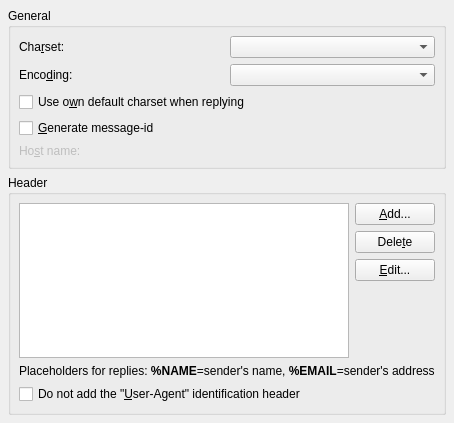
<ui version="4.0" >
 <author>Volker Krause &lt;volker.krause@rwth-aachen.de></author>
 <class>KNode::PostNewsTechnicalWidgetBase</class>
 <widget class="KCModule" name="PostNewsTechnicalWidgetBase" >
  <property name="geometry" >
   <rect>
    <x>0</x>
    <y>0</y>
    <width>410</width>
    <height>423</height>
   </rect>
  </property>
  <layout class="QVBoxLayout" >
   <property name="margin" >
    <number>8</number>
   </property>
   <property name="spacing" >
    <number>6</number>
   </property>
   <item>
    <widget class="QGroupBox" name="groupBox" >
     <property name="title" >
      <string>General</string>
     </property>
     <layout class="QGridLayout" >
      <property name="margin" >
       <number>8</number>
      </property>
      <property name="spacing" >
       <number>6</number>
      </property>
      <item row="3" column="0" colspan="2" >
       <widget class="QCheckBox" name="kcfg_generateMessageID" >
        <property name="text" >
         <string>&amp;Generate message-id</string>
        </property>
       </widget>
      </item>
      <item row="4" column="1" >
       <widget class="KLineEdit" name="kcfg_hostname" >
        <property name="enabled" >
         <bool>false</bool>
        </property>
       </widget>
      </item>
      <item row="4" column="0" >
       <widget class="QLabel" name="mHostLabel" >
        <property name="enabled" >
         <bool>false</bool>
        </property>
        <property name="text" >
         <string>Ho&amp;st name:</string>
        </property>
        <property name="buddy" >
         <cstring>kcfg_hostname</cstring>
        </property>
       </widget>
      </item>
      <item row="1" column="0" >
       <widget class="QLabel" name="label" >
        <property name="text" >
         <string>Enco&amp;ding:</string>
        </property>
        <property name="buddy" >
         <cstring>mEncoding</cstring>
        </property>
       </widget>
      </item>
      <item row="1" column="1" >
       <widget class="QComboBox" name="mEncoding" />
      </item>
      <item row="2" column="0" colspan="2" >
       <widget class="QCheckBox" name="kcfg_UseOwnCharset" >
        <property name="text" >
         <string>Use o&amp;wn default charset when replying</string>
        </property>
       </widget>
      </item>
      <item row="0" column="1" >
       <widget class="QComboBox" name="mCharset" />
      </item>
      <item row="0" column="0" >
       <widget class="QLabel" name="label_2" >
        <property name="text" >
         <string>Cha&amp;rset:</string>
        </property>
        <property name="buddy" >
         <cstring>mCharset</cstring>
        </property>
       </widget>
      </item>
     </layout>
    </widget>
   </item>
   <item>
    <widget class="QGroupBox" name="groupBox_2" >
     <property name="title" >
      <string>Header</string>
     </property>
     <layout class="QGridLayout" >
      <property name="margin" >
       <number>8</number>
      </property>
      <property name="spacing" >
       <number>6</number>
      </property>
      <item rowspan="4" row="0" column="0" >
       <widget class="QListWidget" name="mHeaderList" />
      </item>
      <item row="5" column="0" colspan="2" >
       <widget class="QCheckBox" name="kcfg_noUserAgent" >
        <property name="text" >
         <string>Do not add the &quot;&amp;User-Agent&quot; identification header</string>
        </property>
       </widget>
      </item>
      <item row="2" column="1" >
       <widget class="QPushButton" name="mEditButton" >
        <property name="text" >
         <string>&amp;Edit...</string>
        </property>
       </widget>
      </item>
      <item row="1" column="1" >
       <widget class="QPushButton" name="mDeleteButton" >
        <property name="text" >
         <string>Dele&amp;te</string>
        </property>
       </widget>
      </item>
      <item row="0" column="1" >
       <widget class="QPushButton" name="mAddButton" >
        <property name="text" >
         <string>&amp;Add...</string>
        </property>
       </widget>
      </item>
      <item row="4" column="0" colspan="2" >
       <widget class="QLabel" name="label_4" >
        <property name="text" >
         <string>&lt;qt>Placeholders for replies: &lt;b>%NAME&lt;/b>=sender's name, &lt;b>%EMAIL&lt;/b>=sender's address&lt;/qt></string>
        </property>
       </widget>
      </item>
      <item row="3" column="1" >
       <spacer>
        <property name="orientation" >
         <enum>Qt::Vertical</enum>
        </property>
        <property name="sizeHint" >
         <size>
          <width>20</width>
          <height>40</height>
         </size>
        </property>
       </spacer>
      </item>
     </layout>
    </widget>
   </item>
  </layout>
 </widget>
 <customwidgets>
  <customwidget>
   <class>KCModule</class>
   <extends></extends>
   <header>kcmodule.h</header>
   <container>1</container>
   <pixmap></pixmap>
  </customwidget>
  <customwidget>
   <class>KLineEdit</class>
   <extends></extends>
   <header>klineedit.h</header>
   <container>0</container>
   <pixmap></pixmap>
  </customwidget>
 </customwidgets>
 <resources/>
 <connections>
  <connection>
   <sender>kcfg_generateMessageID</sender>
   <signal>toggled(bool)</signal>
   <receiver>mHostLabel</receiver>
   <slot>setEnabled(bool)</slot>
   <hints>
    <hint type="sourcelabel" >
     <x>29</x>
     <y>119</y>
    </hint>
    <hint type="destinationlabel" >
     <x>35</x>
     <y>140</y>
    </hint>
   </hints>
  </connection>
  <connection>
   <sender>kcfg_generateMessageID</sender>
   <signal>toggled(bool)</signal>
   <receiver>kcfg_hostname</receiver>
   <slot>setEnabled(bool)</slot>
   <hints>
    <hint type="sourcelabel" >
     <x>126</x>
     <y>116</y>
    </hint>
    <hint type="destinationlabel" >
     <x>131</x>
     <y>133</y>
    </hint>
   </hints>
  </connection>
  <connection>
   <sender>mCharset</sender>
   <signal>activated(int)</signal>
   <receiver>PostNewsTechnicalWidgetBase</receiver>
   <slot>changed()</slot>
   <hints>
    <hint type="sourcelabel" >
     <x>319</x>
     <y>39</y>
    </hint>
    <hint type="destinationlabel" >
     <x>409</x>
     <y>43</y>
    </hint>
   </hints>
  </connection>
  <connection>
   <sender>mEncoding</sender>
   <signal>activated(int)</signal>
   <receiver>PostNewsTechnicalWidgetBase</receiver>
   <slot>changed()</slot>
   <hints>
    <hint type="sourcelabel" >
     <x>372</x>
     <y>67</y>
    </hint>
    <hint type="destinationlabel" >
     <x>408</x>
     <y>72</y>
    </hint>
   </hints>
  </connection>
 </connections>
</ui>
